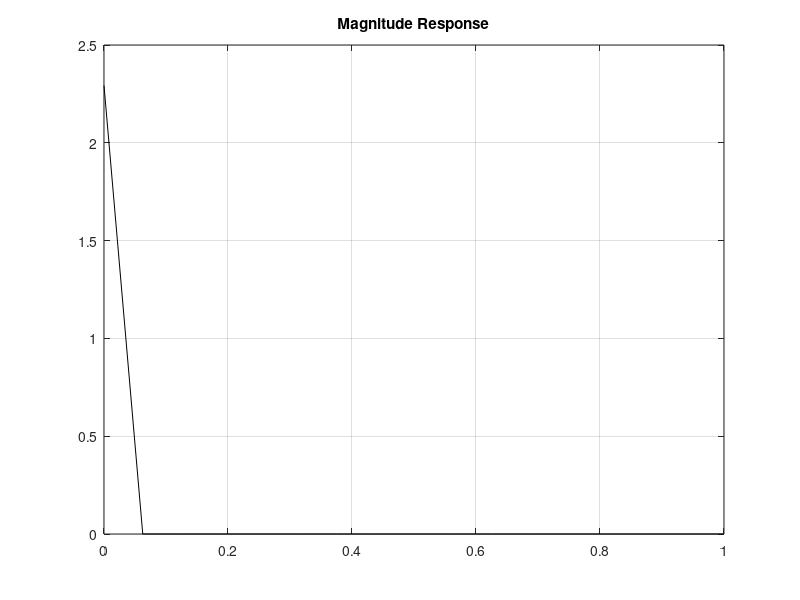

Write the MATLAB code that produced this figure. (Note: this script raises an error after producing the figure.)
clc
clear all
close all
Ap = 0.92; %PassBand Attenuation
As = 0.1; %StopBand Attenuation
PCF = 0.6283; % PassBand Corner Frequency
SCF = 1.2566; % StopBand Corner Frequency
Td = 1; % Sampling Time
fs = 1/Td; % Sampling Frequency
alpha_p = 20*log10(Ap); % Converting into Db
alpha_s = 20*log10(As);
PCF_A = (2/Td)*tan(PCF/2); % Using formula for Bilinear Transformation [(2/Td)*tan(Omega/2)]
SCF_A = (2/Td)*tan(SCF/2);
[n,Wn] = buttord(PCF_A,SCF_A,alpha_p,alpha_s,'s'); % Determine the Order and Cut-off Frequency
[Bn,An] = butter(n,Wn,'s'); % Determine the coefficients
Hsn = tf(Bn,An); % H(s) 
[b,a] = butter(n,Wn,'s');
Hs = tf(b,a); % Normalized
[num,den] = bilinear(b,a,fs);
Hz = tf(num, den, Td); % Filter Function
% Magnitude Response
w = 0 : pi/16 : pi; 
Hw = freqz(num,den,w); 
Hw_mag = abs(Hw);
figure(1)
plot(w/pi,Hw_mag, 'k') 
grid on
title('Magnitude Response', 'fontweight', 'b');
% Impulse Response
figure(2)
impulse(b,a);
grid on
% Zero-Pole Plot
figure(3)
zplane(b,a);
title('Pole-Zero Plot of Filter');
grid on